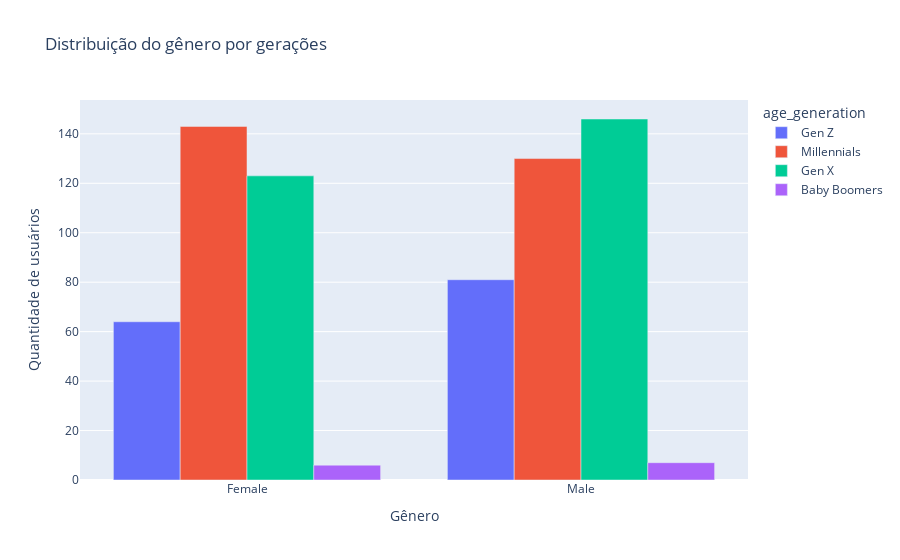

This figure's notebook cell:
### Code cell
fig_generation_gender = px.bar(
    grouped_age_gender, 
    x='gender', 
    y='count', 
    color='age_generation', 
    title='Distribuição do gênero por gerações', 
    barmode='group'
)

fig_generation_gender.update_layout(
    xaxis_title='Gênero', 
    yaxis_title='Quantidade de usuários'
)

fig_generation_gender.show()

### Figure 1 — Plotly figure (JSON) as saved in the notebook; plotly's stock layout.template omitted (floating-point values rounded to 4 significant figures)
{"data": [{"alignmentgroup": "True", "hovertemplate": "age_generation=Gen Z<br>gender=%{x}<br>count=%{y}<extra></extra>", "legendgroup": "Gen Z", "marker": {"color": "#636efa", "pattern": {"shape": ""}}, "name": "Gen Z", "offsetgroup": "Gen Z", "orientation": "v", "showlegend": true, "textposition": "auto", "type": "bar", "x": ["Female", "Male"], "xaxis": "x", "y": [64, 81], "yaxis": "y"}, {"alignmentgroup": "True", "hovertemplate": "age_generation=Millennials<br>gender=%{x}<br>count=%{y}<extra></extra>", "legendgroup": "Millennials", "marker": {"color": "#EF553B", "pattern": {"shape": ""}}, "name": "Millennials", "offsetgroup": "Millennials", "orientation": "v", "showlegend": true, "textposition": "auto", "type": "bar", "x": ["Female", "Male"], "xaxis": "x", "y": [143, 130], "yaxis": "y"}, {"alignmentgroup": "True", "hovertemplate": "age_generation=Gen X<br>gender=%{x}<br>count=%{y}<extra></extra>", "legendgroup": "Gen X", "marker": {"color": "#00cc96", "pattern": {"shape": ""}}, "name": "Gen X", "offsetgroup": "Gen X", "orientation": "v", "showlegend": true, "textposition": "auto", "type": "bar", "x": ["Female", "Male"], "xaxis": "x", "y": [123, 146], "yaxis": "y"}, {"alignmentgroup": "True", "hovertemplate": "age_generation=Baby Boomers<br>gender=%{x}<br>count=%{y}<extra></extra>", "legendgroup": "Baby Boomers", "marker": {"color": "#ab63fa", "pattern": {"shape": ""}}, "name": "Baby Boomers", "offsetgroup": "Baby Boomers", "orientation": "v", "showlegend": true, "textposition": "auto", "type": "bar", "x": ["Female", "Male"], "xaxis": "x", "y": [6, 7], "yaxis": "y"}], "layout": {"barmode": "group", "legend": {"title": {"text": "age_generation"}, "tracegroupgap": 0}, "title": {"text": "Distribuição do gênero por gerações"}, "xaxis": {"anchor": "y", "domain": [0, 1], "title": {"text": "Gênero"}}, "yaxis": {"anchor": "x", "domain": [0, 1], "title": {"text": "Quantidade de usuários"}}}}
